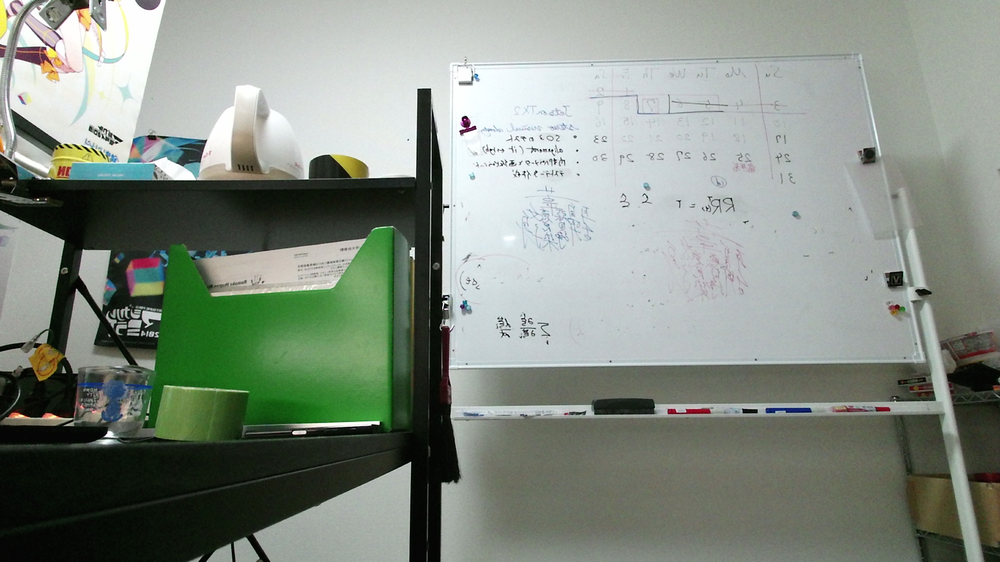
//> input picture data/KINECT_5MM/rgb01.png, 1000 x 562 px, shrunk from 1920 x 1080 before the run
$ ./map_depth_to_gray   (built with g++ and OpenCV 4)
//> lines starting //> are read from the running program, lines starting //| are printed output that depends on the picture
// converter::mapDepthToColorのテスト
#include "core/convert.hpp"
#include "core/params.hpp"
#include "core/transform.hpp"
#include <iostream>
#include <opencv2/opencv.hpp>

int main()
{
    cv::Mat color_image = cv::imread("../data/KINECT_5MM/rgb01.png", cv::IMREAD_COLOR);
//> color_image is the input picture: 562 rows x 1000 cols, CV_8UC3; mean B, G, R 129.5, 140.1, 131
    cv::Mat depth_image = cv::imread("../data/KINECT_5MM/depth01.png", cv::IMREAD_UNCHANGED);
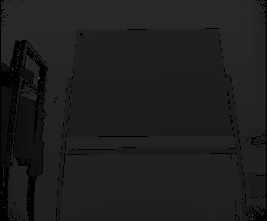
//> input picture data/KINECT_5MM/depth01.png, 267 x 221 px, shrunk from 512 x 424 before the run
//> depth_image is the input picture: 221 rows x 267 cols, CV_16UC1; min 0, max 19839, mean 7828.6
    cv::Mat gray_image;

    cv::cvtColor(color_image, gray_image, cv::COLOR_BGR2GRAY);
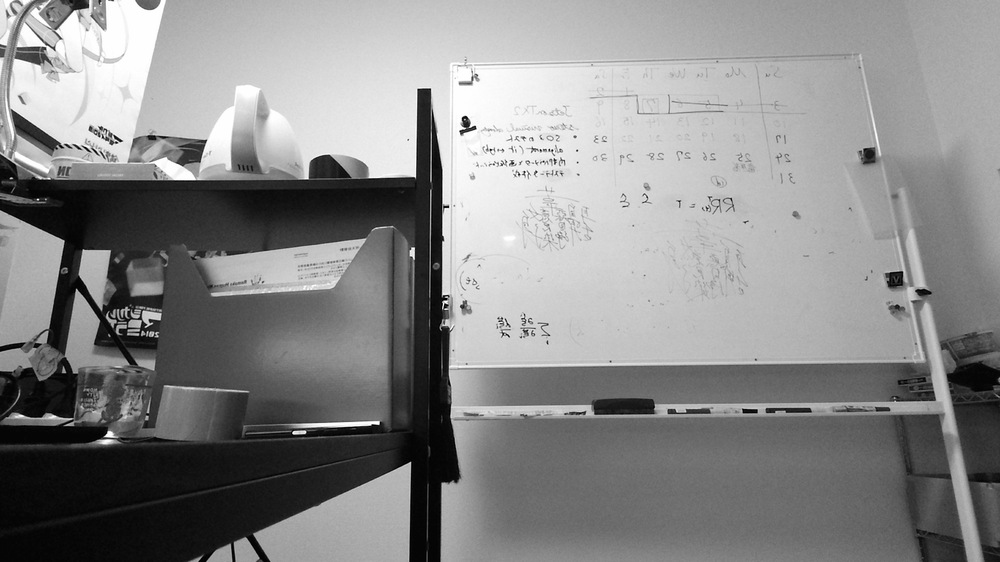
//> gray_image: 562 rows x 1000 cols, CV_8UC1; min 0, max 255, mean 136.2
    depth_image.convertTo(depth_image, CV_32FC1, 1.0 / 5000.0);  // [m]
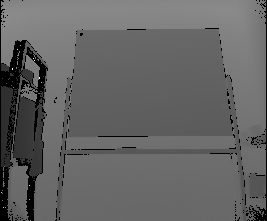
//> depth_image: 221 rows x 267 cols, CV_32FC1; min 0, max 3.97, mean 1.57; drawn with min black and max white
    gray_image.convertTo(gray_image, CV_32FC1, 1.0 / 255.0);     // 0~1
//> gray_image: 562 rows x 1000 cols, CV_32FC1

    // map Depth->Color
//> (the run ends here: the program needs code that is not available in this run, at `cv::Mat mapped_image = Transform::mapDepthtoGray(depth_image, gray_ima..`)
